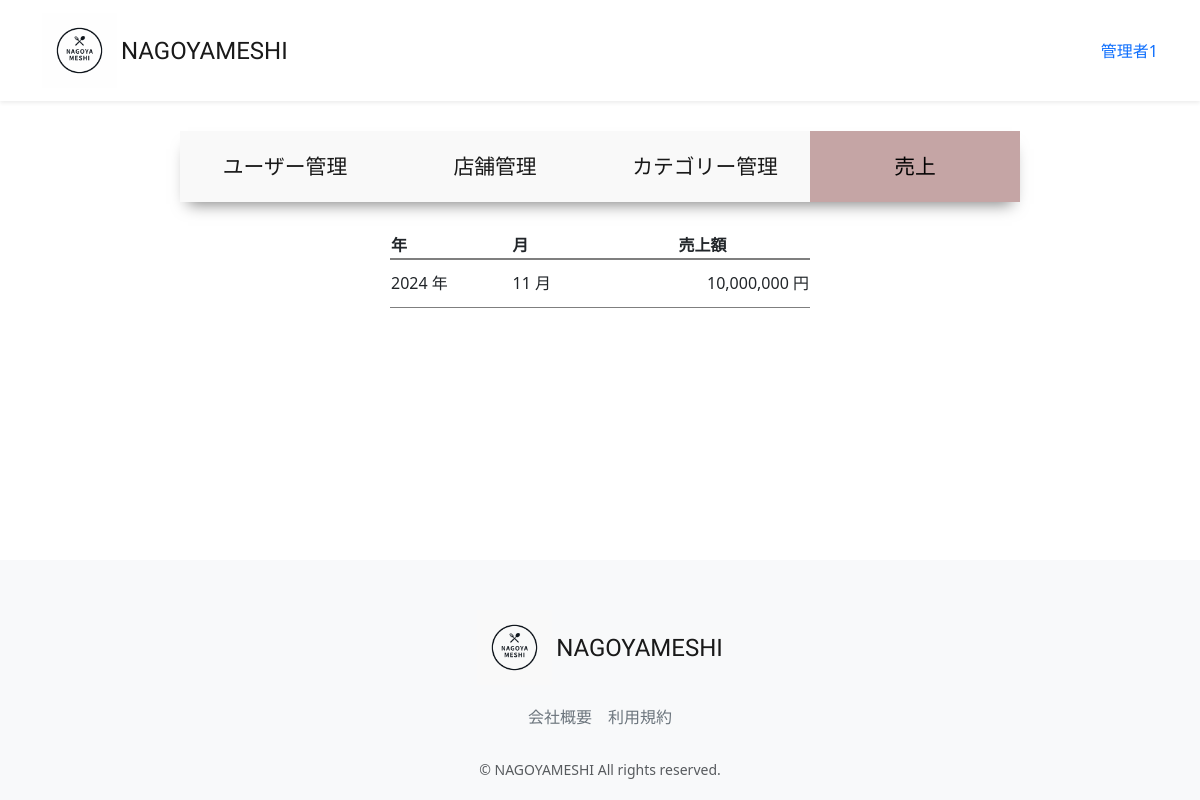
The app's page /accounts/management/sales/ (signed in), older data.
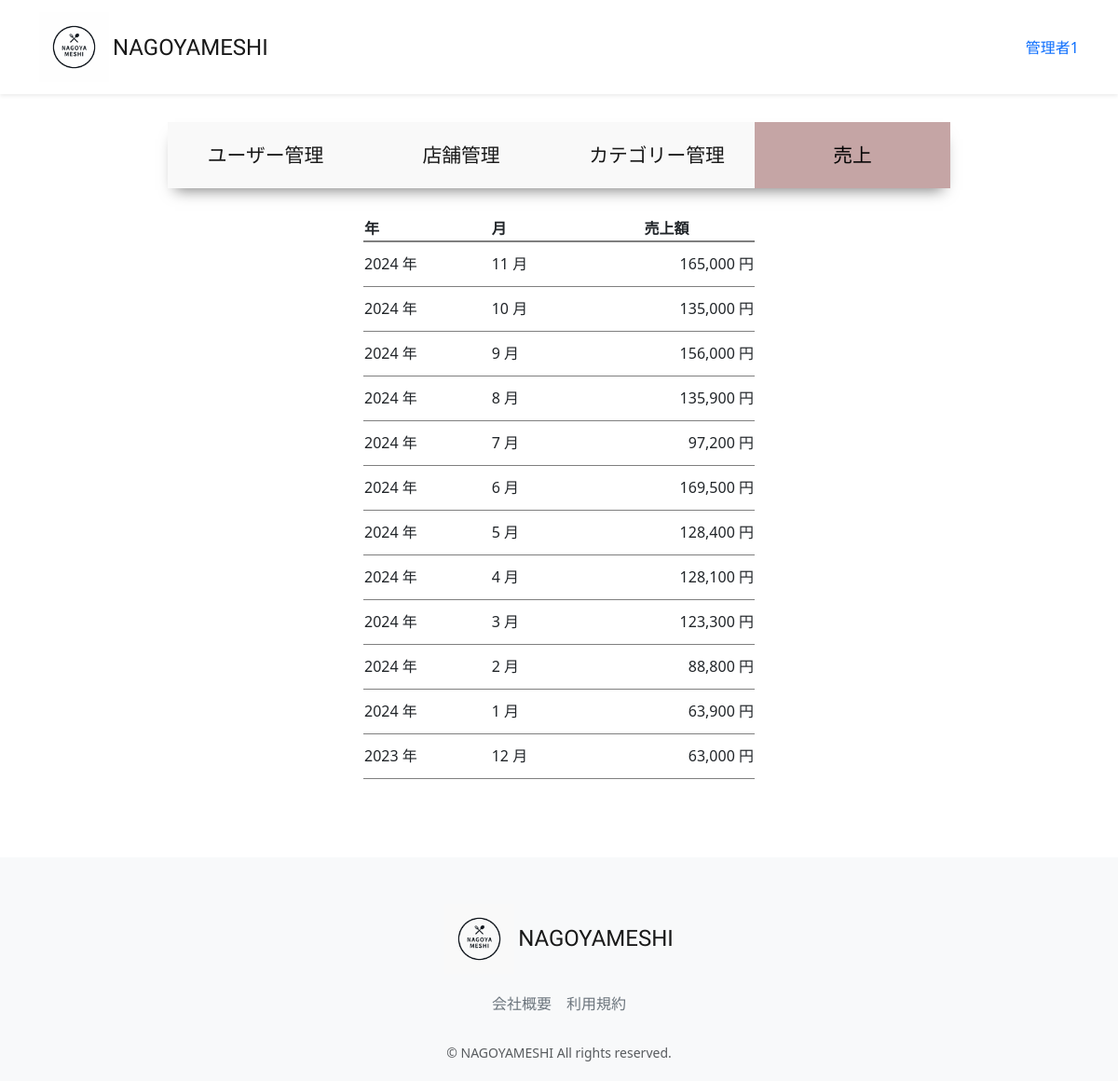
The same page, newer data.
### accounts/models.py (models this page shows, shortened)
class CustomUser(AbstractUser):
    user_name = models.CharField(max_length=128, null=True, blank=True,verbose_name='ユーザー名')
    hurigana = models.CharField(max_length=128, null=True, blank=True,verbose_name='フリガナ')
    zip_code = models.CharField(max_length=16, null=True, blank=True,verbose_name='郵便番号')
    address = models.CharField(max_length=255, null=True, blank=True,verbose_name='住所')
    phone_number = models.CharField(max_length=20, null=True, blank=True,verbose_name='電話番号')
    birthday = models.CharField(max_length=20, null=True, blank=True,verbose_name='誕生日')
    job = models.CharField(max_length=255, null=True, blank=True,verbose_name='職業')
    is_subscribed = models.BooleanField(default=False, verbose_name='有料会員')
    card_name = models.CharField(max_length=128, null=True, blank=True,verbose_name='カード名義')
    card_number = models.CharField(max_length=128, null=True, blank=True,verbose_name='カード番号')
    class Meta:
        verbose_name_plural = 'CustomUser'

### restaurant/models.py (models this page shows, shortened)
class Sales(models.Model):
    year = models.IntegerField('年', default=0)
    month = models.IntegerField('月', default=0)
    amount = models.IntegerField('売上金額', default=0)
    class Meta:
        verbose_name_plural = 'Sales'

### accounts/views.py (the view)
# urls.py: path("management/sales/",views.ManagementSalesListView.as_view(), name="sales"),
class ManagementSalesListView(onlyMnagementUserMixin, generic.ListView):
    template_name = 'management/sales.html'
    model = Sales
    def get_context_data(self, **kwargs):
        context = super().get_context_data(**kwargs)
        context["selected"] = "sales"
        return context

### accounts/mixins.py (called while the page is built)
    def test_func(self):
        user = self.request.user
        return user.is_staff

### accounts/templates/management/sales.html (shortened to what this page needs)
{% extends "management/manage_base.html" %}
{% load static %}
{% load humanize %}
{% block sub_content %}
     <table class="sales">
         <thead>
             <tr>
                 <th>年</th>
                 <th>月</th>
                 <th style="text-align: center;">売上額</th>
             </tr>
         </thead>
         {% for sales in object_list %}
         <tr>
             <td>{{ sales.year }} 年</td>
             <td>{{ sales.month }} 月</td>
             <td style="text-align: right">{{ sales.amount | intcomma }} 円</td>
         </tr>
         {% endfor %}
     </table>
 <br>
{% endblock %}

### accounts/templates/management/manage_base.html (shortened to what this page needs)
{% extends "layout/base.html" %}
{% load static %}
{% block content %}
  <main class="manage_main">
    <div>
      {% if selected == "user" %}
        <a class="manage_selected" href="{% url 'user_list' %}">ユーザー管理</a>
      {% else %}
        <a href="{% url 'user_list' %}">ユーザー管理</a>
      {% endif %}
      {% if selected == "restaurant" %}
        <a class="manage_selected" href="{% url 'restaurant_manage_list' %}">店舗管理</a>
      {% else %}
        <a href="{% url 'restaurant_manage_list' %}">店舗管理</a>
      {% endif %}
      {% if selected == "category" %}
        <a class="manage_selected" href="{% url 'category_list' %}">カテゴリー管理</a>
      {% else %}
        <a href="{% url 'category_list' %}">カテゴリー管理</a>
      {% endif %}
      {% if selected == "sales" %}
        <a class="manage_selected" href="{% url 'sales' %}">売上</a>
      {% else %}
        <a href="{% url 'sales' %}">売上</a>
      {% endif %}
    </div>
  {% block sub_content %}
  {% endblock %}
  </main>
{% endblock %}

### restaurant/templates/layout/base.html (shortened to what this page needs)
{% load static %}
<!DOCTYPE html>
<html lang="ja">
  <head>
      <link href="https://cdn.jsdelivr.net/npm/bootstrap@5.3.3/dist/css/bootstrap.min.css" rel="stylesheet">
      <link href="{% static 'css/nagoyameshi.css' %}" rel="stylesheet">
  </head>
  <body>
    <div id="app" class="wrapper">
      <nav class="navbar navbar-expand-md navbar-light bg-white shadow-sm">
        <div class="container nagoyameshi-container">
          <a class="navbar-brand app-name" href="{% url 'top_page' %}">
            <div class="d-flex align-items-center">
              <img class="nagoyameshi-logo me-1" src="{% static 'images/logo/logo.png' %}" alt="nagoyameshi">NAGOYAMESHI</div>
          </a>
          <div class="collapse navbar-collapse" id="navbarSupportedContent">
            <ul class="navbar-nav ms-auto">
              {% if user.is_subscribed %}
                <li class="nav-item dropdown">
                  <a id="navbarDropdown" class="nav-linkdropdown-toggle" href="#" role="button" data-bs-toggle="dropdown" aria-haspopup="true" aria-expanded="false" v-pre>{{ user.user_name }}</a>
                  <div class="dropdown-menu dropdown-menu-end" aria-labelledby="navbarDropdown">
                    <a class="dropdown-item" href="{% url 'user_detail' user.id %}">会員情報</a>
                    <a class="dropdown-item" href="{% url 'reservation_list' %}">予約一覧</a>
                    <a class="dropdown-item" href="{% url 'favorite_list' %}">お気に入り一覧</a>
                    <a class="dropdown-item" href="{% url 'subscribe_payment' %}">お支払い方法</a>
                    <a class="dropdown-item" href="{% url 'subscribe_cancel' %}">有料プラン解約</a>
                      {% if user.is_staff %}
                        <a class ="dropdown-item"  href="{% url 'user_list' %}">サイト管理</a>
                      {% endif %}
                    <div class="dropdown-divider"></div>
                    <a class="dropdown-item" href="{% url 'account_logout' %}">ログアウト</a>
                  </div>
                </li>
              {% else %}
                {% if user.is_authenticated %}
                  <li class="nav-item dropdown">
                    <a id="navbarDropdown" class="nav-linkdropdown-toggle" href="#" role="button" data-bs-toggle="dropdown" aria-haspopup="true" aria-expanded="false" v-pre>{{ user.user_name }}</a>
                 </li>
                {% endif %}
              {% endif %}
            </ul>
          </div>
        </div>
      </nav>
    {% block content %}
    {% endblock %}
      <footer class="bg-light">
        <div class="d-flex justify-content-center footer-logo">
            <a class="navbar-brand app-name" href="{% url 'top_page' %}">
              <div class="d-flex align-items-center"><img class="nagoyameshi-logo me-1" src="{% static 'images/logo/footer_logo.png' %}" alt="nagoyameshi">NAGOYAMESHI</div>
            </a>
        </div>
        <div class="d-flex justify-content-center footer-link">
          <a href="{% url 'company_page' %}" class="link-secondary me-3">会社概要</a>
          <a href="{% url 'terms_page' %}" class="link-secondary">利用規約</a>
        </div>
        <p class="text-center text-muted small mb-0">&copy; NAGOYAMESHI All rights reserved.</p>
      </footer>
      </div>
  </body>
</html>

### static/css/nagoyameshi.css (style rules this page uses)
.wrapper { min-height: 100vh; position: relative; padding-bottom: 240px; box-sizing: border-box; }
.nagoyameshi-logo { height: 75px; }
.app-name { font-family: 'Carter One', cursive; font-size: 24px; color: #191919; }
footer { width: 100%; height: 240px; position: absolute; bottom: 0; padding: 50px 15px; }
.footer-logo { margin-bottom: 20px; }
.footer-link { margin-bottom: 30px; }
a { text-decoration: none !important; }
.manage_main { width: 70%; margin:30px auto; }
.manage_main div:first-child { display: flex; justify-content: space-between; box-shadow: 0px 10px 15px -8px rgba(0, 0, 0, 0.5); background-color: rgb(249, 249, 249); }
.manage_main .manage_selected { color: #020202; background-color: #C5A5A5; }
.manage_main a { display: inline-block; width: 25%; height: 100%; text-align: center; font-size: 1.3rem; color: #191919; padding: 20px 20px; }
.sales { width: 50%; margin: 30px auto; }
.sales thead { border-bottom: 2px solid rgba(0, 0, 0, 0.5); }
.sales tbody tr { border-bottom: 1px solid rgba(0, 0, 0, 0.5); height: 3em; }

Row changes from the older to the newer data that the page shows:
changed Sales (number 1 of 12 on the later page): amount "10,000,000" → "165,000"
added Sales: year "2024", month "10", amount "135,000"
added Sales: year "2024", month "9", amount "156,000"
added Sales: year "2024", month "8", amount "135,900"
added Sales: year "2024", month "7", amount "97,200"
added Sales: year "2024", month "6", amount "169,500"
added Sales: year "2024", month "5", amount "128,400"
added Sales: year "2024", month "4", amount "128,100"
added Sales: year "2024", month "3", amount "123,300"
added Sales: year "2024", month "2", amount "88,800"
added Sales: year "2024", month "1", amount "63,900"
added Sales: year "2023", month "12", amount "63,000"
